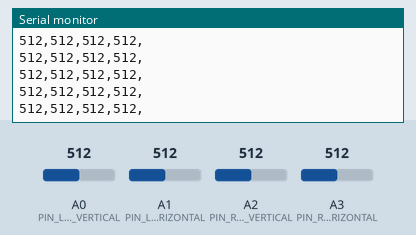
Simulated run of this sketch. Board: Arduino Uno, built with avr-gcc and run on an emulated ATmega328P. On the bench: the last lines printed to the serial monitor. The test bench sets the inputs (shaded band); at power-on: A2 (PIN_RIGHT_VERTICAL) = 512, A0 (PIN_LEFT_VERTICAL) = 512, A1 (PIN_LEFT_HORIZONTAL) = 512, A3 (PIN_RIGHT_HORIZONTAL) = 512.

Above: at 5.7 s.
5.8 s: A2 (PIN_RIGHT_VERTICAL) set to 108
At 6.9 s:
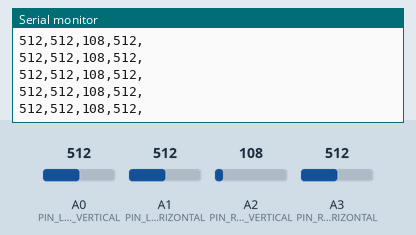
7.3 s: A2 (PIN_RIGHT_VERTICAL) set to 90
At 8.4 s:
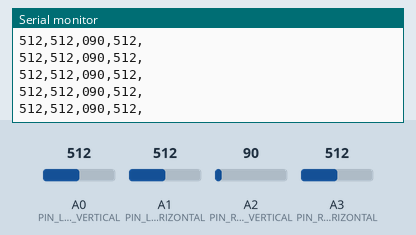
Timing chart, 0 to 10.3 s (numbered marks = the images above; inputs shaded):
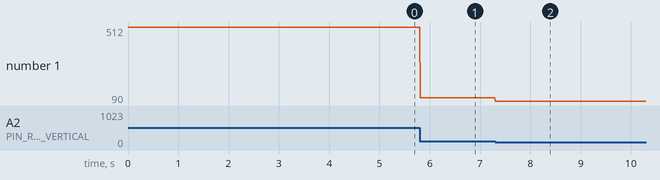

The sketch:

AnalogReadSerial.ino
```cpp
//* Conf

#define PIN_LEFT_VERTICAL       PIN_A0
#define PIN_LEFT_HORIZONTAL     PIN_A1
#define PIN_RIGHT_VERTICAL      PIN_A2
#define PIN_RIGHT_HORIZONTAL    PIN_A3

#define VAL_MAX 677
#define VAL_MIN 0
#define VAL_DEADZONE 20

#define SERIAL_TX_DELAY_MS 10U

// Conf */

#define VAL_NB 4U
#define SERIAL_MSG_VAL_DFLT "000,"
#define SERIAL_MSG_VAL_SIZE sizeof(SERIAL_MSG_VAL_DFLT)
#define SERIAL_MSG_DFLT "000,000,000,000,"
#define SERIAL_MSG_SIZE sizeof(SERIAL_MSG_DFLT)

uint8_t PIN_ARRAY[VAL_NB] = {
    PIN_LEFT_VERTICAL,
    PIN_LEFT_HORIZONTAL,
    PIN_RIGHT_VERTICAL,
    PIN_RIGHT_HORIZONTAL,
};

const int valMid = int((VAL_MAX - VAL_MIN) / 2);
int g_pVal[VAL_NB] = {0};
char g_sSerialMsg[SERIAL_MSG_SIZE] = SERIAL_MSG_DFLT;

void setup()
{
    Serial.begin(115200);
}

void loop()
{
    bool bSend = false;
    uint8_t valIdx = 0U;

    for (valIdx = 0U; valIdx < VAL_NB; valIdx += 1U)
    {
        g_pVal[valIdx] = analogRead(PIN_ARRAY[valIdx]);

        snprintf(&g_sSerialMsg[(SERIAL_MSG_VAL_SIZE - 1U) * valIdx], SERIAL_MSG_VAL_SIZE, "%03d,", g_pVal[valIdx]);

        if (int(abs(g_pVal[valIdx] - valMid) / 2U) > VAL_DEADZONE)
        {
            bSend = true;
        }
    }

    if (bSend)
    {
        Serial.println(&g_sSerialMsg[0U]);
    }

    delay(SERIAL_TX_DELAY_MS);
}
```

Measured:
- after the input at 5.8 s, the serial monitor: prints a new line at once (image 1)
- after the input at 7.3 s, the serial monitor: prints a new line at once (image 2)
- plotted number 1: 512 → 108 after the input at 5.8 s, 108 → 90 after the input at 7.3 s
